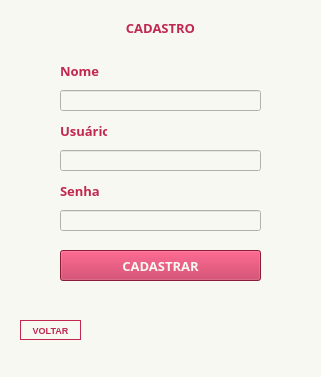
<?xml version="1.0" encoding="UTF-8"?>
<ui version="4.0">
 <class>MainWindow</class>
 <widget class="QMainWindow" name="MainWindow">
  <property name="geometry">
   <rect>
    <x>0</x>
    <y>0</y>
    <width>321</width>
    <height>377</height>
   </rect>
  </property>
  <property name="minimumSize">
   <size>
    <width>321</width>
    <height>377</height>
   </size>
  </property>
  <property name="maximumSize">
   <size>
    <width>321</width>
    <height>377</height>
   </size>
  </property>
  <property name="windowTitle">
   <string>Cadastre-se</string>
  </property>
  <property name="windowIcon">
   <iconset>
    <normaloff>imagens/cadastro icone.png</normaloff>imagens/cadastro icone.png</iconset>
  </property>
  <property name="styleSheet">
   <string notr="true">background-color : #F7F8F2;;</string>
  </property>
  <widget class="QWidget" name="centralwidget">
   <widget class="QLabel" name="label">
    <property name="geometry">
     <rect>
      <x>90</x>
      <y>20</y>
      <width>141</width>
      <height>16</height>
     </rect>
    </property>
    <property name="font">
     <font>
      <family>Calisto MT</family>
      <pointsize>10</pointsize>
      <weight>75</weight>
      <bold>true</bold>
     </font>
    </property>
    <property name="styleSheet">
     <string notr="true">color : #C0284F;</string>
    </property>
    <property name="text">
     <string notr="true">CADASTRO</string>
    </property>
    <property name="alignment">
     <set>Qt::AlignCenter</set>
    </property>
   </widget>
   <widget class="QLineEdit" name="edtUsuarioCadastro">
    <property name="geometry">
     <rect>
      <x>60</x>
      <y>150</y>
      <width>201</width>
      <height>21</height>
     </rect>
    </property>
   </widget>
   <widget class="QLabel" name="label_2">
    <property name="geometry">
     <rect>
      <x>60</x>
      <y>120</y>
      <width>47</width>
      <height>21</height>
     </rect>
    </property>
    <property name="font">
     <font>
      <family>Calisto MT</family>
      <pointsize>10</pointsize>
      <weight>75</weight>
      <bold>true</bold>
     </font>
    </property>
    <property name="styleSheet">
     <string notr="true">color:#C0284F</string>
    </property>
    <property name="text">
     <string>Usuário</string>
    </property>
   </widget>
   <widget class="QLineEdit" name="edtSenhaCadastro">
    <property name="geometry">
     <rect>
      <x>60</x>
      <y>210</y>
      <width>201</width>
      <height>21</height>
     </rect>
    </property>
    <property name="echoMode">
     <enum>QLineEdit::Password</enum>
    </property>
   </widget>
   <widget class="QLabel" name="label_3">
    <property name="geometry">
     <rect>
      <x>60</x>
      <y>180</y>
      <width>47</width>
      <height>21</height>
     </rect>
    </property>
    <property name="font">
     <font>
      <family>Calisto MT</family>
      <pointsize>10</pointsize>
      <weight>75</weight>
      <bold>true</bold>
     </font>
    </property>
    <property name="styleSheet">
     <string notr="true">color:#C0284F</string>
    </property>
    <property name="text">
     <string>Senha</string>
    </property>
   </widget>
   <widget class="QPushButton" name="btnCadastrar">
    <property name="geometry">
     <rect>
      <x>60</x>
      <y>250</y>
      <width>201</width>
      <height>31</height>
     </rect>
    </property>
    <property name="font">
     <font>
      <family>Calisto MT</family>
      <pointsize>10</pointsize>
      <weight>75</weight>
      <bold>true</bold>
     </font>
    </property>
    <property name="styleSheet">
     <string notr="true">background-color: #C0284F;
color: rgb(247, 248, 242)</string>
    </property>
    <property name="text">
     <string>CADASTRAR</string>
    </property>
   </widget>
   <widget class="QPushButton" name="btnVoltar">
    <property name="geometry">
     <rect>
      <x>20</x>
      <y>320</y>
      <width>61</width>
      <height>20</height>
     </rect>
    </property>
    <property name="font">
     <font>
      <pointsize>7</pointsize>
      <weight>75</weight>
      <bold>true</bold>
     </font>
    </property>
    <property name="styleSheet">
     <string notr="true">background-color: #F7F8F2;
border-width: 1px;
border-style: solid;
border-color: #C0284F; 
color : #C0284F;</string>
    </property>
    <property name="text">
     <string>VOLTAR</string>
    </property>
   </widget>
   <widget class="QLineEdit" name="edtNomeCadastro">
    <property name="geometry">
     <rect>
      <x>60</x>
      <y>90</y>
      <width>201</width>
      <height>21</height>
     </rect>
    </property>
   </widget>
   <widget class="QLabel" name="label_4">
    <property name="geometry">
     <rect>
      <x>60</x>
      <y>60</y>
      <width>47</width>
      <height>21</height>
     </rect>
    </property>
    <property name="font">
     <font>
      <family>Calisto MT</family>
      <pointsize>10</pointsize>
      <weight>75</weight>
      <bold>true</bold>
     </font>
    </property>
    <property name="styleSheet">
     <string notr="true">color:#C0284F</string>
    </property>
    <property name="text">
     <string>Nome</string>
    </property>
   </widget>
  </widget>
  <widget class="QStatusBar" name="statusbar"/>
 </widget>
 <resources/>
 <connections/>
</ui>
